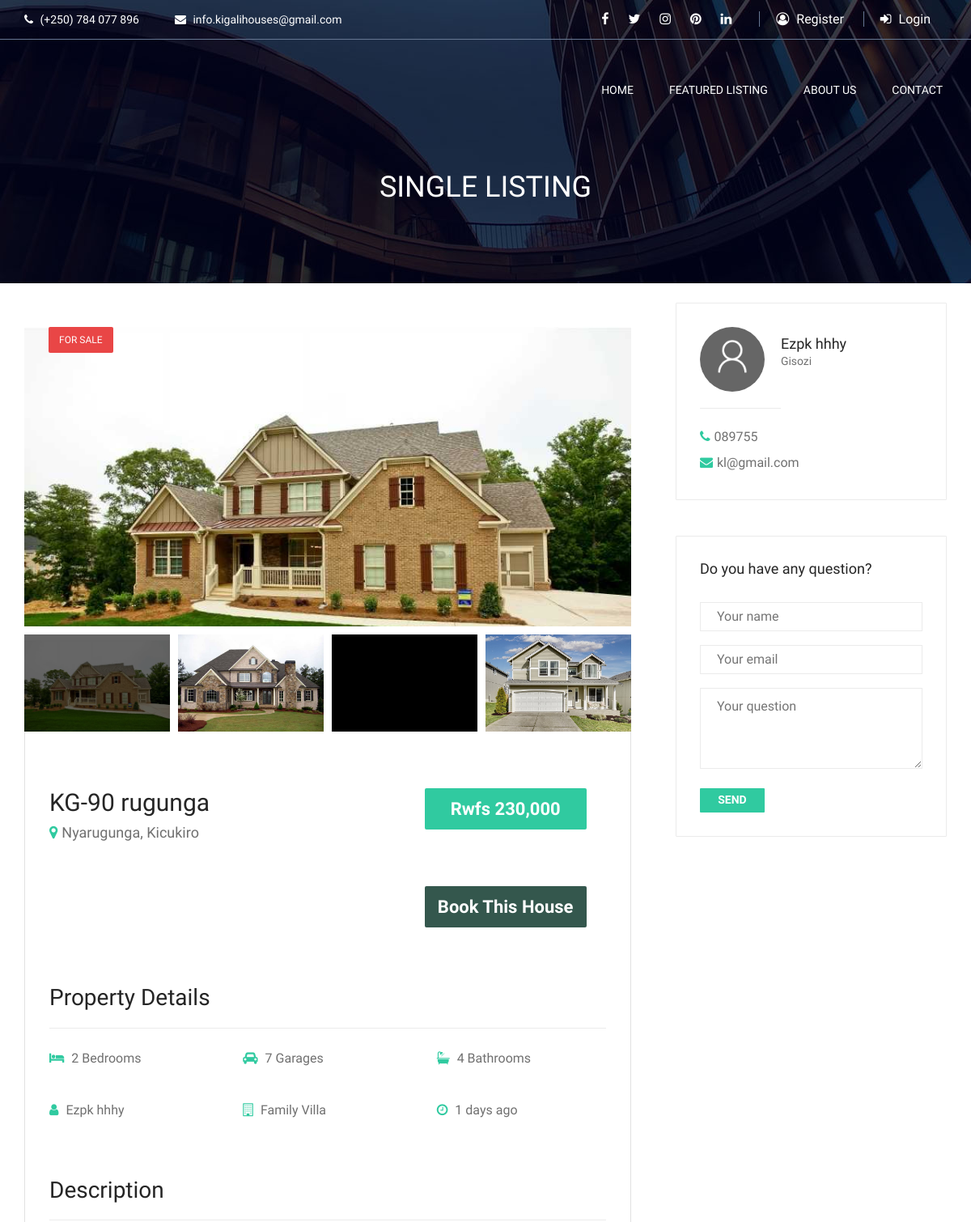
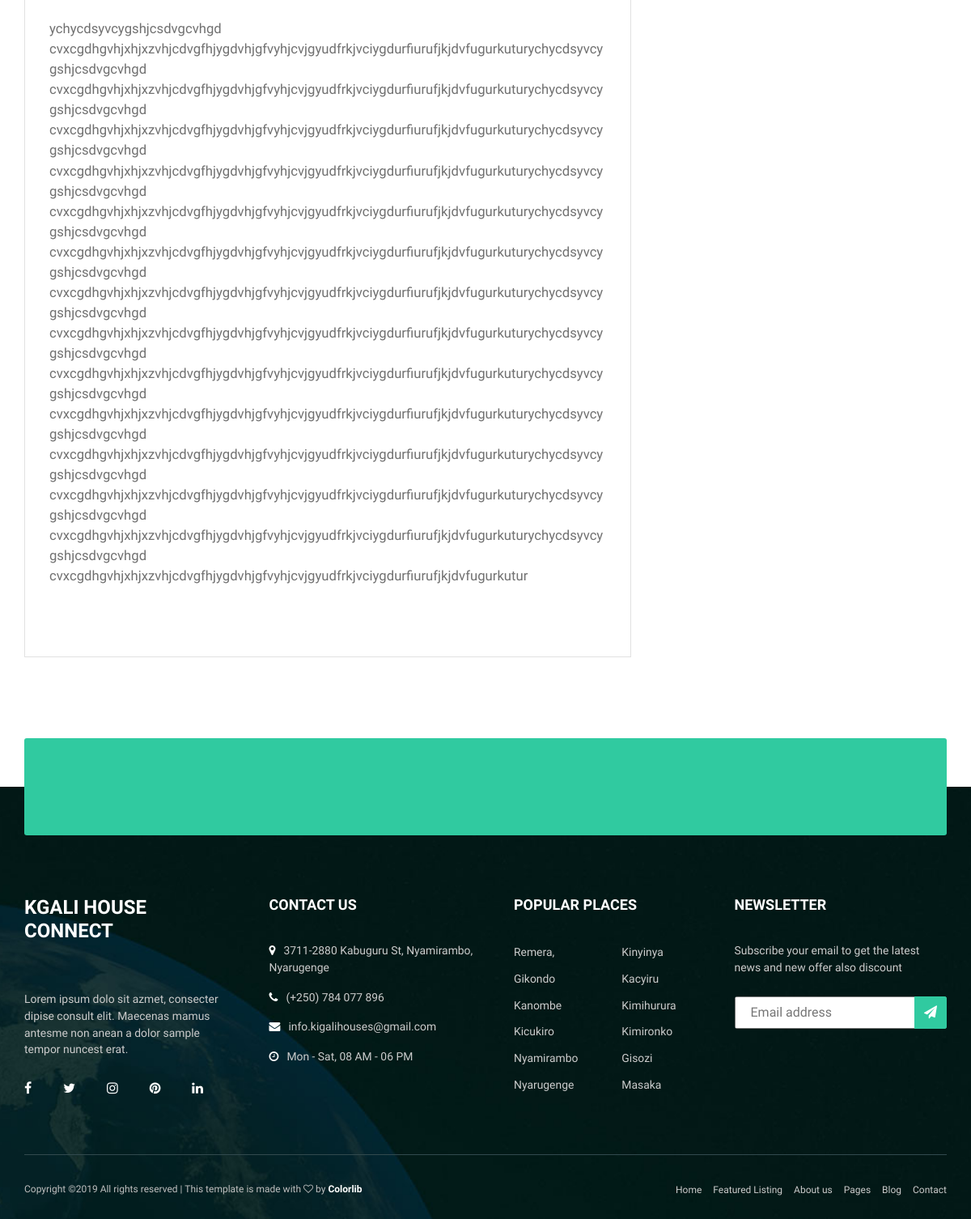
The app's page /single_list.php?request=6&status=available with its own data (2 pictures, top to bottom).
### tables this page shows
CREATE TABLE `house_owners` (
  `id` int(11) NOT NULL,
  `fname` varchar(50) NOT NULL,
  `lname` varchar(50) NOT NULL,
  `email` varchar(50) NOT NULL,
  `phone` varchar(50) NOT NULL,
  `adress` varchar(50) NOT NULL,
  `status` int(11) NOT NULL,
  `pin` int(11) NOT NULL,
  `password` varchar(2000) NOT NULL,
  `profile` varchar(2000) NOT NULL,
  `c_date` datetime NOT NULL
);

CREATE TABLE `houses` (
  `id` int(11) NOT NULL,
  `category` varchar(50) NOT NULL,
  `price` double NOT NULL,
  `district_id` int(11) NOT NULL,
  `sector_id` int(11) NOT NULL,
  `adress` varchar(50) NOT NULL,
  `location` varchar(50) NOT NULL,
  `main_picture` varchar(2000) NOT NULL,
  `picture_1` varchar(2000) NOT NULL,
  `picture_2` varchar(2000) NOT NULL,
  `picture_3` varchar(2000) NOT NULL,
  `garage` int(11) NOT NULL,
  `bathroom` int(11) NOT NULL,
  `bedroom` int(11) NOT NULL,
  `description` text NOT NULL,
  `house_owner_id` int(11) NOT NULL,
  `status` int(11) NOT NULL,
  `c_date` datetime NOT NULL
);

CREATE TABLE `sector` (
  `id` int(11) NOT NULL,
  `sector_name` varchar(50) NOT NULL,
  `district_id` int(11) NOT NULL
);

CREATE TABLE `district` (
  `id` int(11) NOT NULL,
  `district_name` varchar(50) NOT NULL
);

### admin/core/db.php (called while the page is built, shortened)
<?php
class DB{
    private $dbHost     = "localhost";
    private $dbUsername = "root";
    private $dbPassword = "";
    private $dbName     = "khc";
    public function __construct(){
        if(!isset($this->db)){
            $conn = new mysqli($this->dbHost, $this->dbUsername, $this->dbPassword, $this->dbName);
            if($conn->connect_error){
                die("Failed to connect with MySQL: " . $conn->connect_error);
            }else{
                $this->db = $conn;
            }
        }
    }
    public function getRows($table,$conditions = array()){
        $sql = 'SELECT ';
        $sql .= array_key_exists("select",$conditions)?$conditions['select']:'*';
        $sql .= ' FROM '.$table;
        if(array_key_exists("where",$conditions)){
            $sql .= ' WHERE ';
            $i = 0;
            foreach($conditions['where'] as $key => $value){
                $pre = ($i > 0)?' AND ':'';
                $sql .= $pre.$key." = '".$value."'";
                $i++;
            }
        }
        $result = $this->db->query($sql);
        if(array_key_exists("return_type",$conditions) && $conditions['return_type'] != 'all'){
            switch($conditions['return_type']){
                case 'count':
                    $data = $result->num_rows;
                    break;
                case 'single':
                    $data = $result->fetch_assoc();
                    break;
                default:
                    $data = '';
            }
        }else{
            if($result->num_rows > 0){
                while($row = $result->fetch_assoc()){
                    $data[] = $row;
                }
            }
        }
        return !empty($data)?$data:false;
    }
}

### single_list.php (the view, shortened to what this page needs)
<?php
	require_once 'admin/core/db.php';
	$db = new DB();
  $house_id = $_GET['request'];
  $house_info = $db->getRows('houses', array('where'=>array('id'=>$house_id)));
  if(!empty($house_info)): foreach($house_info as $show):
    $district_info = $db->getRows('district', array('where'=>array('id'=>$show['district_id'])));
    if(!empty($district_info)): foreach($district_info as $showDistrict):
      $sector_info = $db->getRows('sector', array('where'=>array('id'=>$show['sector_id'])));
      if(!empty($sector_info)): foreach($sector_info as $showSector):
        $house_owner_info = $db->getRows('house_owners', array('where'=>array('id'=>$show['house_owner_id'])));
        if(!empty($house_owner_info)): foreach($house_owner_info as $showOwner):
          $category = $show['category'];
          $price = $show['price'];
          $main_picture = $show['main_picture'];
          $picture_1 = $show['picture_1'];
          $picture_2 = $show['picture_2'];
          $picture_3 = $show['picture_3'];
          $district = $showDistrict['district_name'];
          $sector = $showSector['sector_name'];
          $location = $show['location'];
          $adress = $show['adress'];
          $garage = $show['garage'];
          $bathroom = $show['bathroom'];
          $bedroom = $show['bedroom'];
          $house_owner_name = $showOwner['fname'].' '.$showOwner['lname'];
          $house_owner_email= $showOwner['email'];
          $house_owner_phone= $showOwner['phone'];
          $house_owner_adress=$showOwner['adress'];
          $house_owner_profile = $showOwner['profile'];
          $description = $show['description'];
?>
<!DOCTYPE html>
<html lang="en">
<head>
<link rel="stylesheet" href="css/bootstrap.min.css"/>
<link rel="stylesheet" href="css/font-awesome.min.css"/>
<link rel="stylesheet" href="css/animate.css"/>
<link rel="stylesheet" href="css/owl.carousel.css"/>
<link rel="stylesheet" href="css/style.css"/>
<link href="admin/pnotify/dist/pnotify.css" rel="stylesheet">
<link href="admin/pnotify/dist/pnotify.buttons.css" rel="stylesheet">
<link href="admin/pnotify/dist/pnotify.nonblock.css" rel="stylesheet">
</head>
<body>
<header class="header-section">
<div class="header-top">
<div class="container">
<div class="row">
<div class="col-lg-6 header-top-left">
<div class="top-info">
<i class="fa fa-phone"></i>
(+250) 784 077 896
</div>
<div class="top-info">
<i class="fa fa-envelope"></i>
info.kigalihouses@gmail.com
</div>
</div>
<div class="col-lg-6 text-lg-right header-top-right">
<div class="top-social">
<a href=""><i class="fa fa-facebook"></i></a>
<a href=""><i class="fa fa-twitter"></i></a>
<a href=""><i class="fa fa-instagram"></i></a>
<a href=""><i class="fa fa-pinterest"></i></a>
<a href=""><i class="fa fa-linkedin"></i></a>
</div>
<div class="user-panel">
<a href="admin/register.php"><i class="fa fa-user-circle-o"></i> Register</a>
<a href="admin/index.php"><i class="fa fa-sign-in"></i> Login</a>
</div>
</div>
</div>
</div>
</div>
<div class="container">
<div class="row">
<div class="col-12">
<div class="site-navbar">
<ul class="main-menu">
<li><a href="index.php">Home</a></li>
<li><a href="categories.php">FEATURED LISTING</a></li>
<li><a href="about.php">ABOUT US</a></li>
<li><a href="contact.php">Contact</a></li>
</ul>
</div>
</div>
</div>
</div>
</header>
<section class="page-top-section set-bg" data-setbg="img/page-top-bg.jpg">
<div class="container text-white">
<h2>SINGLE LISTING</h2>
</div>
</section>
<br>
<section class="page-section">
<div class="container">
<div class="row">
<div class="col-lg-8 single-list-page">
<div class="single-list-slider owl-carousel" id="sl-slider">
<div class="sl-item set-bg" data-setbg="img/pictures/<?php echo $main_picture; ?>">
  <?php if($_GET['status']=='booked'): ?> <div class="rent-booked" style="background: #30caa0;">BOOKED</div>
  <?php elseif($category=='For Sale'): ?> <div class="sale-notic">FOR SALE</div>
  <?php elseif($category=='For Rent'): ?> <div class="rent-notic">FOR Rent</div>
  <?php endif; ?>
</div>
</div>
<div class="owl-carousel sl-thumb-slider" id="sl-slider-thumb">
<div class="sl-thumb set-bg" data-setbg="img/pictures/<?php echo $main_picture; ?>"></div>
<div class="sl-thumb set-bg" data-setbg="img/pictures/<?php echo $picture_1; ?>"></div>
<div class="sl-thumb set-bg" data-setbg="img/pictures/<?php echo $picture_2; ?>"></div>
<div class="sl-thumb set-bg" data-setbg="img/pictures/<?php echo $picture_3; ?>"></div>
</div>
<div class="single-list-content">
<div class="row">
<div class="col-xl-8 sl-title">
<h2><?php echo $location; ?> <?php echo $adress; ?></h2>
<p><i class="fa fa-map-marker"></i><?php echo $sector; ?>, <?php echo $district; ?></p>
</div>
<div class="col-xl-4 row">
<a href="#" class="price-btn col-md-4" style="margin-right: 5%;">Rwfs <?php echo number_format($price); ?></a>
<?php if($_GET['status']=='available'): ?>
  <a href="admin/signin.php" class="price-btn col-md-6 pull-right"  style="background: #34574d;">Book This House</a>
<?php elseif($_GET['status']=='booked'): ?>
  <a  class="price-btn col-md-7 pull-right"  style="background: #34574d; color: white;">This House is booked!</a>
<?php endif; ?>
</div>
</div>
<h3 class="sl-sp-title">Property Details</h3>
<div class="row property-details-list">
<div class="col-md-4 col-sm-6">
<p><i class="fa fa-bed"></i> <?php echo $bedroom; ?> Bedrooms</p>
<p><i class="fa fa-user"></i> <?php echo $house_owner_name; ?></p>
</div>
<div class="col-md-4 col-sm-6">
<p><i class="fa fa-car"></i> <?php echo $garage; ?> Garages</p>
<p><i class="fa fa-building-o"></i> Family Villa</p>
</div>
<div class="col-md-4">
<p><i class="fa fa-bath"></i> <?php echo $bathroom; ?> Bathrooms</p>
<p><i class="fa fa-clock-o"></i> 1 days ago</p>
</div>
</div>
<h3 class="sl-sp-title">Description</h3>
<div class="description">
<p style="width: 100%; word-wrap: break-word; text-align: justify; padding-bottom: 0px;"><?php echo $description; ?></p>
</div>
</div>
</div>
<div class="col-lg-4 col-md-7 sidebar">
<div class="author-card">
<div class="author-img set-bg" data-setbg="<?php echo 'admin/'.$house_owner_profile; ?>"></div>
<div class="author-info">
<h5><?php echo $house_owner_name; ?></h5>
<p><?php echo $house_owner_adress; ?></p>
</div>
<div class="author-contact">
<p><i class="fa fa-phone"></i><?php echo $house_owner_phone ?></p>
<p><i class="fa fa-envelope"></i><?php echo $house_owner_email; ?></p>
</div>
</div>
<div class="contact-form-card">
<h5>Do you have any question?</h5>
<form method="post" action="admin/class/feedbackControler.php">
<input type="text" name="name" placeholder="Your name">
<input type="text"  name="email" placeholder="Your email">
<textarea  name="message" placeholder="Your question"></textarea>
<button type="submit" name="send_feedback">SEND</button>
</form>
</div>
</div>
</div>
</div>
</section>
<div class="clients-section">
<div class="container">
<div class="clients-slider owl-carousel">
<a href="#">
<img src="img/partner/1.png" alt="">
</a>
<a href="#">
<img src="img/partner/2.png" alt="">
</a>
<a href="#">
<img src="img/partner/3.png" alt="">
</a>
<a href="#">
<img src="img/partner/4.png" alt="">
</a>
<a href="#">
<img src="img/partner/5.png" alt="">
</a>
</div>
</div>
</div>
<footer class="footer-section set-bg" data-setbg="img/footer-bg.jpg">
<div class="container">
<div class="row">
<div class="col-lg-3 col-md-6 footer-widget">
<h4 class="fw-title">KGALI HOUSE CONNECT</h4><br/>
<p>Lorem ipsum dolo sit azmet, consecter dipise consult  elit. Maecenas mamus antesme non anean a dolor sample tempor nuncest erat.</p>
<div class="social">
<a href="#"><i class="fa fa-facebook"></i></a>
<a href="#"><i class="fa fa-twitter"></i></a>
<a href="#"><i class="fa fa-instagram"></i></a>
<a href="#"><i class="fa fa-pinterest"></i></a>
<a href="#"><i class="fa fa-linkedin"></i></a>
</div>
</div>
<div class="col-lg-3 col-md-6 footer-widget">
<div class="contact-widget">
<h5 class="fw-title">CONTACT US</h5>
<p><i class="fa fa-map-marker"></i>3711-2880 Kabuguru St, Nyamirambo, Nyarugenge </p>
<p><i class="fa fa-phone"></i>(+250) 784 077 896</p>
<p><i class="fa fa-envelope"></i>info.kigalihouses@gmail.com</p>
<p><i class="fa fa-clock-o"></i>Mon - Sat, 08 AM - 06 PM</p>
</div>
</div>
<div class="col-lg-3 col-md-6 footer-widget">
<div class="double-menu-widget">
<h5 class="fw-title">POPULAR PLACES</h5>
<ul>
<li><a href="">Remera,</a></li>
<li><a href="">Gikondo</a></li>
<li><a href="">Kanombe</a></li>
<li><a href="">Kicukiro</a></li>
<li><a href="">Nyamirambo</a></li>
<li><a href="">Nyarugenge</a></li>
</ul>
<ul>
<li><a href="">Kinyinya</a></li>
<li><a href="">Kacyiru</a></li>
<li><a href="">Kimihurura</a></li>
<li><a href="">Kimironko</a></li>
<li><a href="">Gisozi</a></li>
<li><a href="">Masaka</a></li>
</ul>
</div>
</div>
<div class="col-lg-3 col-md-6  footer-widget">
<div class="newslatter-widget">
<h5 class="fw-title">NEWSLETTER</h5>
<p>Subscribe your email to get the latest news and new offer also discount</p>
<form class="footer-newslatter-form">
<input type="text" placeholder="Email address">
<button><i class="fa fa-send"></i></button>
</form>
</div>
</div>
</div>
<div class="footer-bottom">
<div class="footer-nav">
<ul>
<li><a href="">Home</a></li>
<li><a href="">Featured Listing</a></li>
<li><a href="">About us</a></li>
<li><a href="">Pages</a></li>
<li><a href="">Blog</a></li>
<li><a href="">Contact</a></li>
</ul>
</div>
<div class="copyright">
<p>
Copyright &copy;<script>document.write(new Date().getFullYear());</script> All rights reserved | This template is made with <i class="fa fa-heart-o" aria-hidden="true"></i> by <a href="https://colorlib.com" target="_blank">Colorlib</a>
</p>
</div>
</div>
</div>
</footer>
</body>
</html>
<?php
endforeach; endif;
endforeach; endif;
endforeach; endif;
endforeach;
else: echo '<center><span>Access denied to this page!</span></center>';
endif;
 ?>

### single_list.php (style rules this page uses)
.single-list-content .price-btn { display: inline-block; font-size: 22px; font-weight: 600; text-align: center; padding: 9px; background: #30caa0; color: #fff; min-width: 200px; border-radius: 2px; margin-bottom: 70px; }
.description { margin-bottom: 0px; }
h5 { font-size: 18px; }

### records on screen
houses: location "KG-90", adress "rugunga", price "230,000", bedroom "2", garage "7", bathroom "4", description "ychycdsyvcygshjcsdvgcvhgd cvxcgdhgvhjxhjxzvhjcdvgfhjygdvhjgfvyhjcvjgyudfrkjvciygdurfiurufjkjdvfugurkuturychycdsyvcygshjcsdvgcvhgd cvxcgdhgvhjxhjxzvhjcdvgfhjygdvhjgfvyhjcvjgyudfrkjvciygdurfiurufjkjdvfugurkuturychycdsyvcygshjcsdvgcvhgd cvxcgdhgvhjxhjxzvhjcdvgfhjygdvhjgfvyhjcvjgyudfrkjvciygdurfiurufjkjdvfugurkuturychycdsyvcygshjcsdvgcvhgd cvxcgdhgvhjxhjxzvhjcdvgfhjygdvhjgfvyhjcvjgyudfrkjvciygdurfiurufjkjdvfugurkuturychycdsyvcygshjcsdvgcvhgd cvxcgdhgvhjxhjxzvhjcdvgfhjygdvhjgfvyhjcvjgyudfrkjvciygdurfiurufjkjdvfugurkuturychycdsyvcygshjcsdvgcvhgd cvxcgdhgvhjxhjxzvhjcdvgfhjygdvhjgfvyhjcvjgyudfrkjvciygdurfiurufjkjdvfugurkuturychycdsyvcygshjcsdvgcvhgd…"
district: district_name "Kicukiro"
sector: sector_name "Nyarugunga"
house_owners: house_owner_name "Ezpk hhhy", adress "Gisozi", phone "089755", email "kl@gmail.com"
